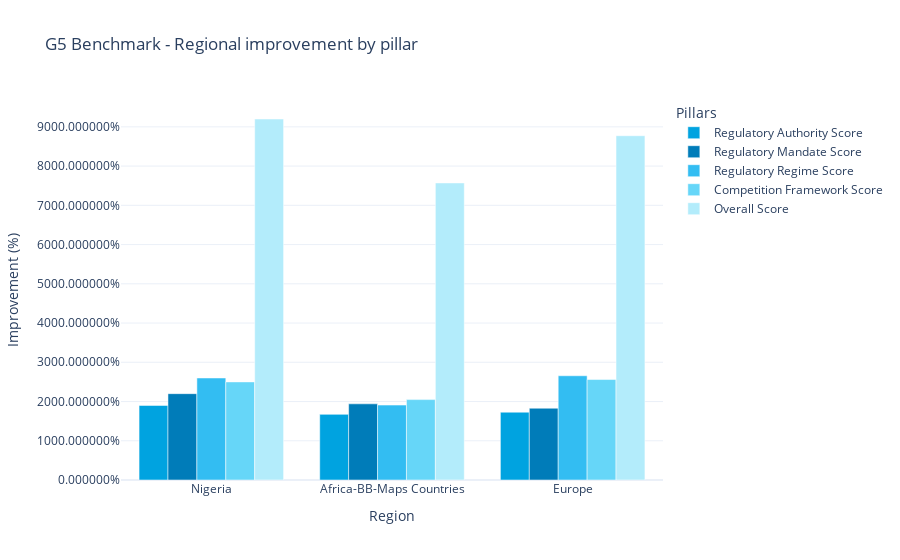

Notebook source saved alongside this figure:
### Code cell
# Score in pillars of ICT Regulatory Tracker: Nigeria vs. Africa-BB-Maps vs. World
import plotly.graph_objects as go

# Example data (replace with your own)
regions = ["Nigeria", "Africa-BB-Maps Countries", "Europe"]


regulatoryAuthorityScore = [africa_bb_maps[africa_bb_maps["country"]=="Nigeria"]["regulatoryAuthorityScore"].values[0], africa_bb_maps["regulatoryAuthorityScore"].mean(), europe_countries["regulatoryAuthorityScore"].mean()]
regulatoryMandateScore = [africa_bb_maps[africa_bb_maps["country"]=="Nigeria"]["regulatoryMandateScore"].values[0], africa_bb_maps["regulatoryMandateScore"].mean(), europe_countries["regulatoryMandateScore"].mean()]
regulatoryRegimeScore = [africa_bb_maps[africa_bb_maps["country"]=="Nigeria"]["regulatoryRegimeScore"].values[0], africa_bb_maps["regulatoryRegimeScore"].mean(), europe_countries["regulatoryRegimeScore"].mean()]
competitionFrameworkScore = [africa_bb_maps[africa_bb_maps["country"]=="Nigeria"]["competitionFrameworkScore"].values[0], africa_bb_maps["competitionFrameworkScore"].mean(), europe_countries["competitionFrameworkScore"].mean()]
overallScore = [africa_bb_maps[africa_bb_maps["country"]=="Nigeria"]["overallScore"].values[0], africa_bb_maps["overallScore"].mean(), europe_countries["overallScore"].mean()]

# Custom ITU-blue-based colors
colors = ["#00a3e0", "#007cb9", "#33bdf2", "#66d6f8", "#b3ecfb"]


# Create figure
fig = go.Figure(data=[
    go.Bar(name='Regulatory Authority Score', x=regions, y=regulatoryAuthorityScore, marker_color=colors[0]),
    go.Bar(name='Regulatory Mandate Score', x=regions, y=regulatoryMandateScore, marker_color=colors[1]),
    go.Bar(name='Regulatory Regime Score', x=regions, y=regulatoryRegimeScore, marker_color=colors[2]),
    go.Bar(name='Competition Framework Score', x=regions, y=competitionFrameworkScore, marker_color=colors[3]),
    go.Bar(name='Overall Score', x=regions, y=overallScore, marker_color=colors[4])
])

# # Update layout
# fig.update_layout(
#     barmode='group',
#     title='G5 Benchmark - Regional improvement by pillar',
#     xaxis_title='Region',
#     yaxis_title='Improvement (%)',
#     legend_title='Pillars',
#     yaxis=dict(tickformat='%')
# )

# Update layout
fig.update_layout(
    barmode='group',
    title='G5 Benchmark - Regional improvement by pillar',
    xaxis_title='Region',
    yaxis_title='Improvement (%)',
    legend_title='Pillars',
    yaxis=dict(tickformat='%'),
    template='plotly_white'
)

# Show figure
# fig.show()

### Figure 1 — Plotly figure (JSON) as saved in the notebook; plotly's stock layout.template omitted (floating-point values rounded to 4 significant figures)
{"data": [{"marker": {"color": "#00a3e0"}, "name": "Regulatory Authority Score", "type": "bar", "x": ["Nigeria", "Africa-BB-Maps Countries", "Europe"], "y": [19, 16.73, 17.28]}, {"marker": {"color": "#007cb9"}, "name": "Regulatory Mandate Score", "type": "bar", "x": ["Nigeria", "Africa-BB-Maps Countries", "Europe"], "y": [22, 19.41, 18.29]}, {"marker": {"color": "#33bdf2"}, "name": "Regulatory Regime Score", "type": "bar", "x": ["Nigeria", "Africa-BB-Maps Countries", "Europe"], "y": [26, 19.09, 26.57]}, {"marker": {"color": "#66d6f8"}, "name": "Competition Framework Score", "type": "bar", "x": ["Nigeria", "Africa-BB-Maps Countries", "Europe"], "y": [25, 20.48, 25.6]}, {"marker": {"color": "#b3ecfb"}, "name": "Overall Score", "type": "bar", "x": ["Nigeria", "Africa-BB-Maps Countries", "Europe"], "y": [92, 75.71, 87.74]}], "layout": {"barmode": "group", "legend": {"title": {"text": "Pillars"}}, "title": {"text": "G5 Benchmark - Regional improvement by pillar"}, "xaxis": {"title": {"text": "Region"}}, "yaxis": {"tickformat": "%", "title": {"text": "Improvement (%)"}}}}
